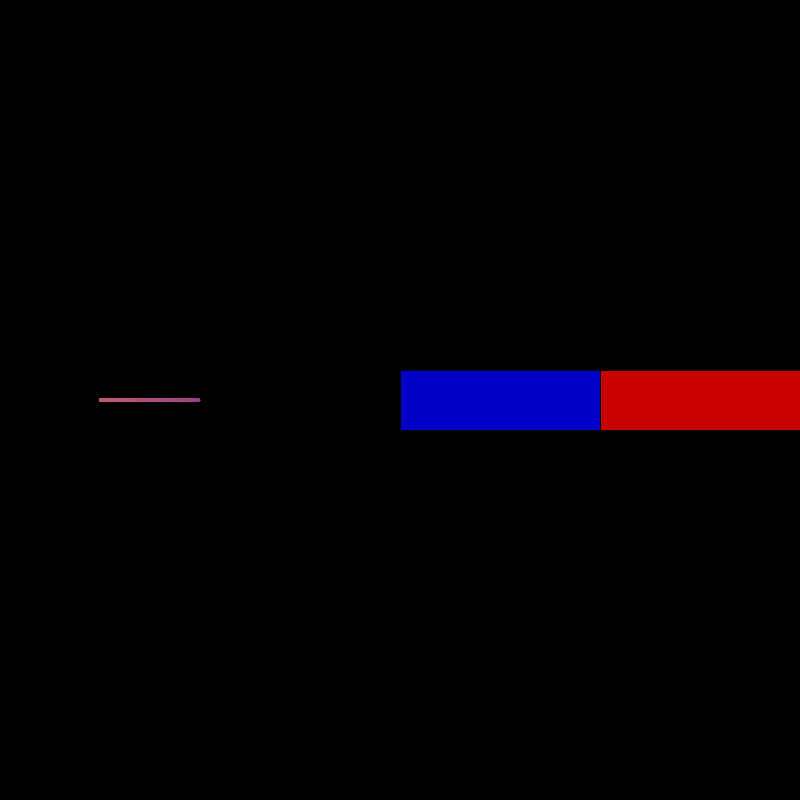
Frame 1 (no input)
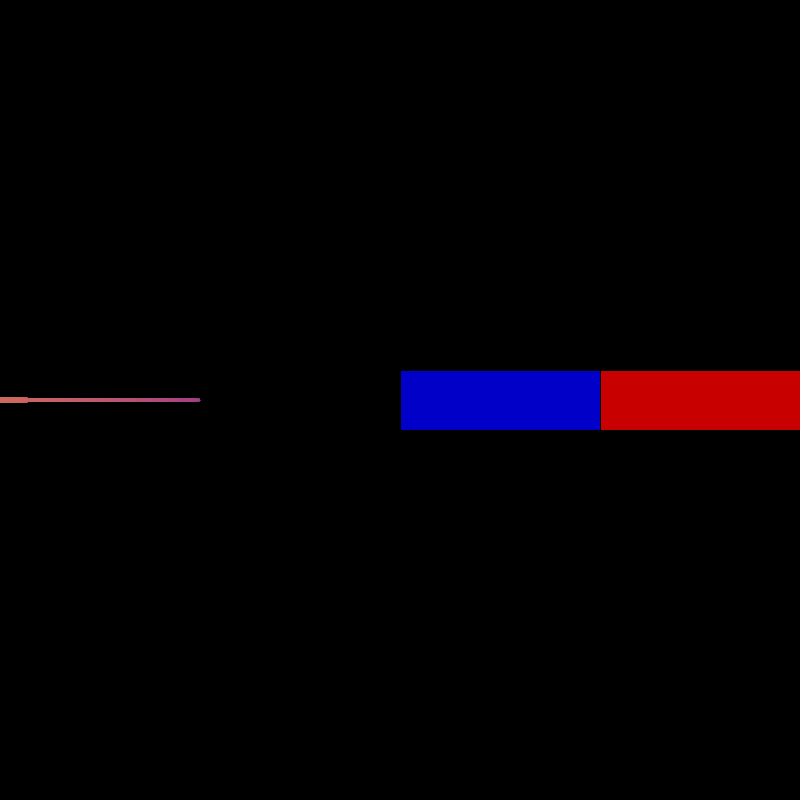
Frame 60 (the mouse pressed at the canvas centre just before this capture)
Frame 120 (the mouse held since frame 60 and released just before this capture): identical to frame 60, image omitted

The Processing sketch that drew these frames (run headless with seeded random() and noise(); from frame 60 on, the mouse is pressed at the canvas centre):

// Processing sketch: magnet4
// ── magnet4.pde
twoBalls t[];
m m[];
float friction=0.01;
pen p[];
void setup(){
  background(0);
  size(800,800);
  int i=0;
  for(int x=0;x<=width;x+=250){
    for(int y=0;y<=height;y+=250){
      i++;
    }
  }
  t=new twoBalls[i];
  i=0;
  for(int x=0;x<=width;x+=250){
    for(int y=0;y<=height;y+=250){
      t[i]=new twoBalls(new v2(x,y),PI*0.5,200);
      t[i].freezePos=true;
      i++;
    }
  }
  
  m=new m[1];
  m[0]=new m(600,400,0);
  m[0].update();
  m[0].display();
  

  p= new pen[50];
  for(int j=0;j<p.length;j++){
    p[j]=new pen(new v2(cos(2.0*PI*j/p.length)*1.0+200,sin(2.0*PI*j/p.length)*1.0+400));
  }
}
void mousePressed(){
  p[0]=new pen(new v2(mouseX,mouseY));
}

void draw(){
  for(int a=0;a<100;a++){
    for(int j=0;j<p.length;j++){ 
      v2 b=new v2(0,0);
      for(int i=0;i<m.length;i++){ 
        v2 c=force(m[i].posn,p[j].pos,1);
        c.Mult(-1.0);
        b.Add(c);
        
        b.Add(force(m[i].poss,p[j].pos,1));
        
      }
      //strokeWeight(min(sqrt(sqrt(b.GetLength()))*20,5));
      stroke(300-sqrt(sqrt(b.GetLength()))*2000,200-sqrt(sqrt(b.GetLength()))*2000,sqrt(sqrt(b.GetLength()))*2000);
      b.Mult(1.0/b.GetLength());
      
      p[j].move(b);
    }
    //background(200);
  

    for(int i=0;i<m.length;i++){
      m[i].update();
      for(int j=0;j<t.length;j++){
        
        t[j].addForce(force(m[i].posn,t[j].pos1,800),force(m[i].poss,t[j].pos2,800));
        t[j].addForce(force(m[i].posn,t[j].pos2,-800),force(m[i].poss,t[j].pos1,-800));
       
      }
    }
    for(int i=0;i<t.length;i++){
      t[i].update();
    }
  
  }
    for(int i=0;i<m.length;i++){
    //m[i].display();
  }
  for(int i=0;i<t.length;i++){
    //t[i].display();
  }
  
}








float direction(float x,float y){
  if(dist(0,0,x,y)==0){
    return(0);
  }
  if(y>0){
    return (acos(x/dist(0,0,x,y)));
  }
  else{
    return (-acos(x/dist(0,0,x,y)));
  }
}

float forceBetween(float x1,float y1,float x2,float y2){
  return 1.0/dist(x1,y1,x2,y2)/dist(x1,y1,x2,y2);
  
  
}



//println(c[0].r+","+((direction(c[0].l*cos(c[0].r),c[0].l*sin(c[0].r))+PI*2)%(PI*2)));
// ── class_c.pde
class c{
  float x,y;
  float s;
  float r;
  float l;
  float xn,xs,yn,ys;
  
  c(float x1,float y1,float s1,float r1,float l1){
    x=x1;
    y=y1;
    s=s1;
    r=r1;
    l=l1;
  }
  void update(){
    xn=x+l*cos(r);
    yn=y+l*sin(r);
    xs=x-l*cos(r);
    ys=y-l*sin(r);
  }
  void display(){
    strokeWeight(4);
    stroke(0,0,200);
    line(x,y,x+l*cos(r),y+l*sin(r));
    stroke(200,0,0);
    line(x,y,x-l*cos(r),y-l*sin(r));
    
  }
  void rotate(){
    r+=s;
    //s+=s>0?-min(abs(s),friction):min(abs(s),friction);
    s*=1.0-friction;
  }
  

}
// ── class_m.pde
class m{
  v2 pos,posn,poss;
  float r;
  float w=60,h=400;
  
  m(float x1,float y1 ,float r1){
    pos=new v2(x1,y1);
    r=r1;
    posn=new v2(0,0);
    poss=new v2(0,0);
  }
  void update(){
    posn.x=pos.x+0.5*h*cos(r);
    posn.y=pos.y+0.5*h*sin(r);
    poss.x=pos.x-0.5*h*cos(r);
    poss.y=pos.y-0.5*h*sin(r);
    //r+=0.004;//----------------------------------------------
  }
  void display(){
    strokeWeight(1);
    pushMatrix();
    translate(pos.x,pos.y);
    rotate(r+PI*0.5);
    fill(200,0,0);
    rect(-w*0.5,-h*0.5,w,h*0.5);
    fill(0,0,200);
    rect(-w*0.5,0,w,h*0.5);
    popMatrix();
    
    
    
    //ellipse(posn.x,posn.y,20,20);
    //ellipse(poss.x,poss.y,10,10);
  }
  /*
  void addForceAt(c c1){
    float dir;
    float forceS,forceN;
    //float forceSx,forceNx;
    
    
    dir=direction(posn.x-c1.posn.x,posn.y-c1.posn.y);
    forceN=100.0*sin(dir-c1.r)*forceBetween(posn.x,posn.y,c1.posn.x,c1.posn.y);
    
    dir=direction(posn.x-c1.poss.x,posn.y-c1.poss.y);
    forceS=-100.0*sin(dir-c1.r)*forceBetween(posn.x,posn.y,c1.poss.x,c1.poss.y);
    
    //forceNx=30.0*cos(dir-c1.r)/dist(posn.x,posn.y,c1.posn.x,c1.posn.y)/dist(posn.x,posn.y,c1.posn.x,c1.posn.y);//------
    dir=direction(poss.x-c1.poss.x,poss.y-c1.poss.y);
    forceS+=100.0*sin(dir-c1.r)*forceBetween(poss.x,poss.y,c1.poss.x,c1.poss.y);
    
    dir=direction(poss.x-c1.posn.x,poss.y-c1.posn.y);
    forceN-=100.0*sin(dir-c1.r)*forceBetween(poss.x,poss.y,c1.posn.x,c1.posn.y);
    
    //forceSx=30.0*cos(dir-c1.r)/dist(poss.x,poss.y,c1.poss.x,c1.poss.y)/dist(poss.x,poss.y,c1.poss.x,c1.poss.y);//-----
    pushMatrix();
    translate(c1.posn.x,c1.posn.y);
    rotate(c1.r);
    //line(0,0,forceNx*1000000,forceN*1000000); 
    popMatrix();
    
    pushMatrix();
    translate(c1.poss.x,c1.poss.y);
    rotate(c1.r);
    line(0,0,0,forceS*1000000);  
    //line(0,0,forceSx*1000000,forceS*1000000); 
    popMatrix();
    
    c1.s+=forceN-forceS;
  }
  */
}
//line(c1.posn.x,c1.posn.y,c1.posn.x+100*cos(dir),c1.posn.y+100*sin(dir));
// ── class_twoBalls.pde
class twoBalls{
  v2 pos,v,a,pos1,pos2;
  float rot,rotv,rota,l;
  
  boolean freezePos=false;
  twoBalls(v2 pos1,float rot1,float l1){
    pos=pos1;
    rot=rot1;
    v= new v2(0,0);
    a= new v2(0,0);
    rotv=0;
    rota=0;
    l=l1;
    freezePos=false;
    update();
  }
  
  void update(){
    pushMatrix();
    translate(pos.x,pos.y);
    rotate(rot);
    popMatrix();
    if(!freezePos){
      v.Add(a);
      pos.Add(v);
    }
    a=new v2(0,0);
    rotv+=rota;
    rot+=rotv;
    rota=0;
    pos1=new v2(pos.x+cos(rot)*l*0.5,pos.y+sin(rot)*l*0.5);
    pos2=new v2(pos.x+cos(rot)*l*-0.5,pos.y+sin(rot)*l*-0.5);
  }
  void addForce(v2 f1,v2 f2){
    pos1=new v2(pos.x+cos(rot)*l*0.5,pos.y+sin(rot)*l*0.5);
    pos2=new v2(pos.x+cos(rot)*l*-0.5,pos.y+sin(rot)*l*-0.5);
    a.Add(f1);
    a.Add(f2);
    f1.Rotate(-rot);
    f2.Rotate(-rot);
    
    rota+=(f1.y-f2.y)/l;
  }
  void display(){
    pushMatrix();
    translate(pos.x,pos.y);
    rotate(rot);
    line(-l*0.5,0,l*0.5,0);
    //ellipse(l*0.5,0,10,10);
    //ellipse(-l*0.5,0,10,10);
    
    
    popMatrix();
    fill(255,255,0);
    //ellipse(pos1.x,pos1.y,1,10);
    fill(0,255,255);
    //ellipse(pos2.x,pos2.y,10,10);
  }
  
  
  
  
}
// ── class_v2.pde
class v2{
  float x=0;
  float y=0;
  v2(float x1,float y1){
    x=x1;
    y=y1;
  }
  void Rotate(float r){
    float d=direction(x,y)+r;
    float l=dist(x,y,0,0);
    x=l*cos(d);
    y=l*sin(d);
  }
  float GetDirection(){
    return(direction(x,y));
  }
  float GetLength(){
    return(dist(x,y,0,0));
  }
  void Add(v2 v){
    x+=v.x;
    y+=v.y;
  }
  void Mult(float a){
    x*=a;
    y*=a;
  }
  
  
  
}
v2 force(v2 pos1,v2 pos2,float mult){
    v2 f=new v2((pos2.x-pos1.x),(pos2.y-pos1.y));
    f.Mult(mult/f.GetLength()/f.GetLength()/f.GetLength());
    return f;
  }
v2 force(float x1,float y1,float x2,float y2,float mult){
  v2 f=new v2((x2-x1),(y2-y1));
  if(f.GetLength()!=0){
  f.Mult(mult/f.GetLength()/f.GetLength()/f.GetLength());
  return f;
  }
  else{return new v2(0,0);}
}
// ── pen.pde
class pen{
  v2 pos=new v2(0,0);
  v2 ppos=new v2(0,0);
  pen(v2 pos1){
    pos=pos1;
    ppos=pos1;
  };
  void move(v2 v){
    ppos=pos;
    pos.Add(v);
    line(ppos.x,ppos.y,pos.x,pos.y);
  }
  
  
  
  
  
  
}
